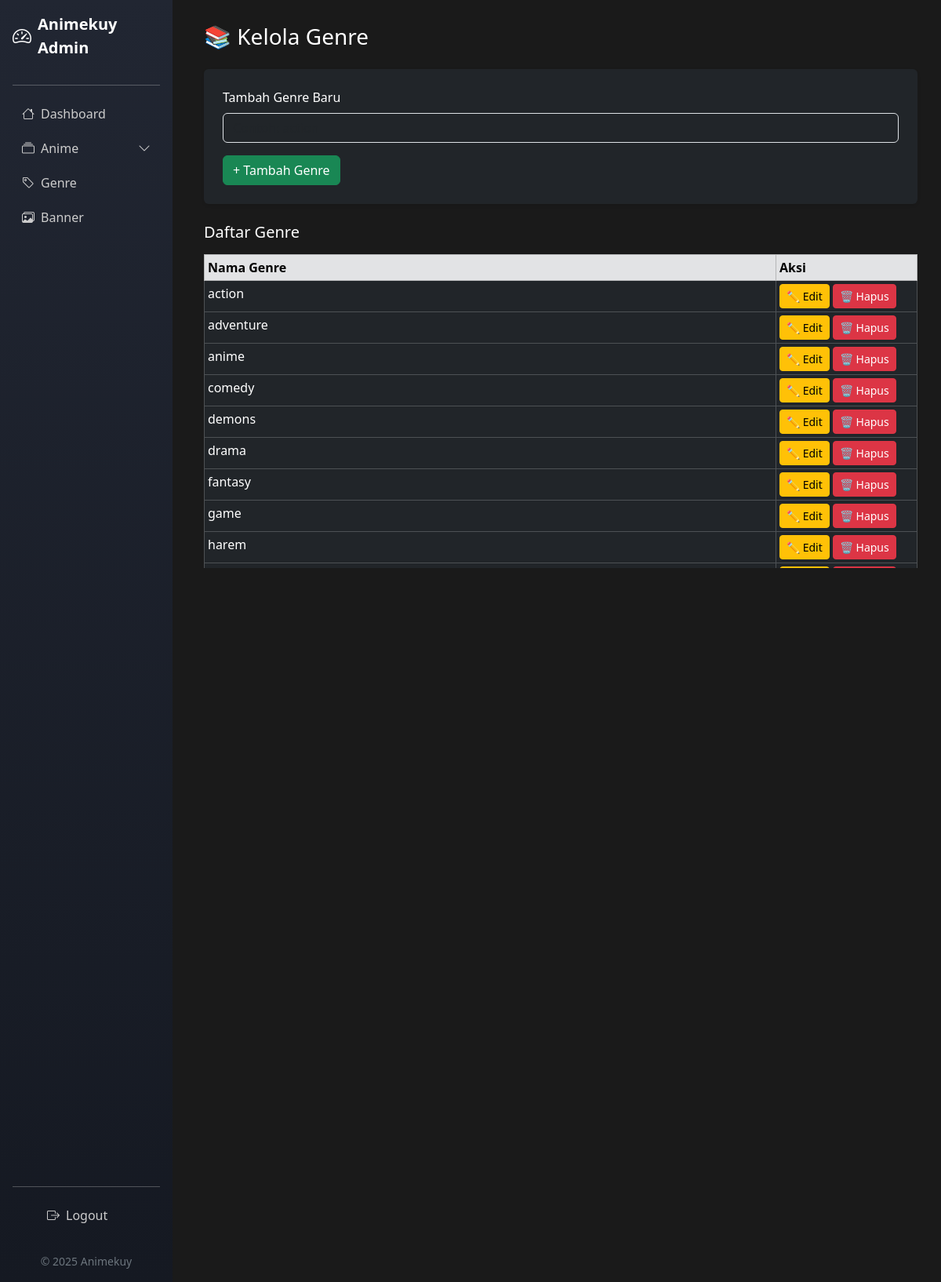
/admin/add_genre.php (signed in), run on the app's committed database.
### tables this page shows
CREATE TABLE `tb_genre` (
  `genre` varchar(100) NOT NULL
);

### admin/add_genre.php (the view, shortened to what this page needs)
<?php
include '../koneksi/koneksi.php';
?>
<!DOCTYPE html>
<html lang="en">
<head>
    <link rel="stylesheet" href="https://cdn.jsdelivr.net/npm/bootstrap@5.3.2/dist/css/bootstrap.min.css">
    <link rel="stylesheet" href="https://cdn.jsdelivr.net/npm/bootstrap-icons@1.10.5/font/bootstrap-icons.css">
</head>
<body>
    <?php include 'components/sidebar.php'; ?>
    <div class="content">
        <h3 class="mb-4">📚 Kelola Genre</h3>
        <form method="POST" class="bg-dark p-4 rounded shadow-sm mb-4">
            <div class="mb-3">
                <label class="form-label">Tambah Genre Baru</label>
                <input type="text" name="genre" class="form-control bg-dark text-white" placeholder="Contoh: action" required>
            </div>
            <button type="submit" name="submit" class="btn btn-success">+ Tambah Genre</button>
        </form>
        <h5 class="mb-3 mt-4">Daftar Genre</h5>
        <div class="table-responsive" style="max-height: 400px; overflow-y: auto;">
            <table class="table table-dark table-bordered table-sm mb-0">
                <thead class="table-secondary text-dark">
                    <tr>
                        <th>Nama Genre</th>
                        <th width="180">Aksi</th>
                    </tr>
                </thead>
                <tbody>
                    <?php
                    $genreList = mysqli_query($conn, "SELECT * FROM tb_genre ORDER BY genre ASC");
                    while ($g = mysqli_fetch_assoc($genreList)):
                    ?>
                        <tr>
                            <td><?= htmlspecialchars($g['genre']) ?></td>
                            <td>
                                <button class="btn btn-warning btn-sm" onclick="editGenre('<?= $g['genre'] ?>')">✏ Edit</button>
                                <a href="?delete=<?= urlencode($g['genre']) ?>" onclick="return confirm('Yakin ingin menghapus genre ini?')" class="btn btn-danger btn-sm">🗑 Hapus</a>
                            </td>
                        </tr>
                    <?php endwhile; ?>
                </tbody>
            </table>
        </div>
    </div>
</body>
</html>

### admin/add_genre.php (style rules this page uses)
body { background-color: #1a1a1a; color: white; }
.content { margin-left: 230px; padding: 30px; }

### data on the page
tb_genre: genre "action"
tb_genre: genre "adventure"
tb_genre: genre "anime"
tb_genre: genre "comedy"
tb_genre: genre "demons"
tb_genre: genre "drama"
tb_genre: genre "fantasy"
tb_genre: genre "game"
tb_genre: genre "harem"
